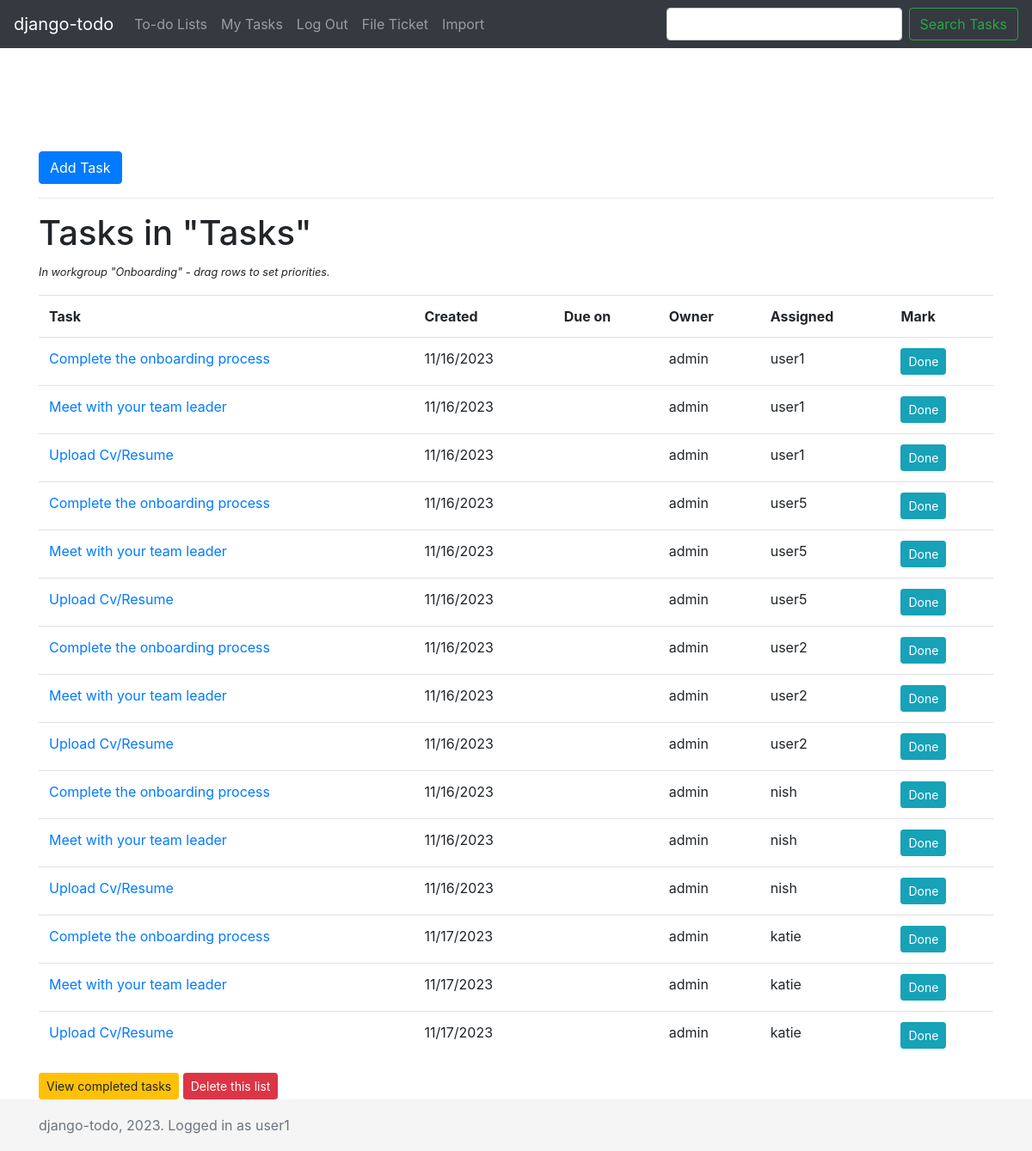
Page /todo/1/Onboarding/ (signed in) on the committed database.
### todo/models.py (models this page shows, shortened)
class TaskList(models.Model):
    name = models.CharField(max_length=60)
    slug = models.SlugField(default="")
    group = models.ForeignKey(Group, on_delete=models.CASCADE)
    class Meta:
        ordering = ["name"]
        verbose_name_plural = "Task Lists"
        unique_together = ("group", "slug")

class Task(models.Model):
    title = models.CharField(max_length=140)
    task_list = models.ForeignKey(TaskList, on_delete=models.CASCADE, null=True)
    created_date = models.DateField(default=timezone.now, blank=True, null=True)
    due_date = models.DateField(blank=True, null=True)
    completed = models.BooleanField(default=False)
    completed_date = models.DateField(blank=True, null=True)
    created_by = models.ForeignKey(
        settings.AUTH_USER_MODEL,
        null=True,
        blank=True,
        related_name="todo_created_by",
        on_delete=models.CASCADE,
    )
    assigned_to = models.ForeignKey(
        settings.AUTH_USER_MODEL,
        blank=True,
        null=True,
        related_name="todo_assigned_to",
        on_delete=models.CASCADE,
    )
    note = models.TextField(blank=True, null=True)
    priority = models.PositiveIntegerField(blank=True, null=True)
    def overdue_status(self):
        if self.due_date and datetime.date.today() > self.due_date:
            return True
    class Meta:
        ordering = ["priority", "created_date"]

### todo/views/list_detail.py (the view)
# urls.py: path("<int:list_id>/<str:list_slug>/", views.list_detail, name="list_detail"),
@login_required
def list_detail(request, list_id=None, list_slug=None, view_completed=False) -> HttpResponse:
    task_list = None
    form = None
    if list_slug == "mine":
        tasks = Task.objects.filter(assigned_to=request.user)
    else:
        task_list = get_object_or_404(TaskList, id=list_id)
        if task_list.group not in request.user.groups.all() and not request.user.is_superuser:
            raise PermissionDenied
        tasks = Task.objects.filter(task_list=task_list.id)
    if view_completed:
        tasks = tasks.filter(completed=True)
    else:
        tasks = tasks.filter(completed=False)
    if request.POST.getlist("add_edit_task"):
        form = AddEditTaskForm(
            request.user,
            request.POST,
            initial={"assigned_to": request.user.id, "priority": 999, "task_list": task_list},
        )
        if form.is_valid():
            new_task = form.save(commit=False)
            new_task.created_by = request.user
            new_task.note = bleach.clean(form.cleaned_data["note"], strip=True)
            form.save()
            if (
                "notify" in request.POST
                and new_task.assigned_to
                and new_task.assigned_to != request.user
            ):
                send_notify_mail(new_task)
            messages.success(request, 'New task "{t}" has been added.'.format(t=new_task.title))
            return redirect(request.path)
    else:
        if list_slug not in ["mine", "recent-add", "recent-complete"]:
            form = AddEditTaskForm(
                request.user,
                initial={"assigned_to": request.user.id, "priority": 999, "task_list": task_list},
            )
    context = {
        "list_id": list_id,
        "list_slug": list_slug,
        "task_list": task_list,
        "form": form,
        "tasks": tasks,
        "view_completed": view_completed,
    }
    return render(request, "todo/list_detail.html", context)

### todo/forms.py (shortened to what this page needs)
class AddEditTaskForm(ModelForm):
    def __init__(self, user, *args, **kwargs):
        super().__init__(*args, **kwargs)
        task_list = kwargs.get("initial").get("task_list")
        members = task_list.group.user_set.all()
        self.fields["assigned_to"].queryset = members
        self.fields["assigned_to"].label_from_instance = lambda obj: "%s (%s)" % (
            obj.get_full_name(),
            obj.username,
        )
        self.fields["assigned_to"].widget.attrs = {
            "id": "id_assigned_to",
            "class": "custom-select mb-3",
            "name": "assigned_to",
        }
        self.fields["task_list"].value = kwargs["initial"]["task_list"].id
    due_date = forms.DateField(widget=forms.DateInput(attrs={"type": "date"}), required=False)
    title = forms.CharField(widget=forms.widgets.TextInput())
    note = forms.CharField(widget=forms.Textarea(), required=False)
    completed = forms.BooleanField(required=False)
    class Meta:
        model = Task
        exclude = []

### todo/templates/todo/list_detail.html (shortened to what this page needs)
{% extends "todo/base.html" %}
{% load static %}
{% block content %}
  {% if list_slug != "mine" %}
    <button class="btn btn-primary" id="AddTaskButton" type="button"
      data-toggle="collapse" data-target="#AddEditTask">Add Task</button>
    <hr />
  {% endif %}
  {% if tasks %}
    {% if list_slug == "mine" %}
      <h1>Tasks assigned to me (in all groups)</h1>
    {% else %}
      <h1>{{ view_completed|yesno:"Completed tasks, Tasks" }} in "{{ task_list.name }}"</h1>
      <p><small><i>In workgroup "{{ task_list.group }}" - drag rows to set priorities.</i></small></p>
    {% endif %}
      <table class="table" id="tasktable">
        <tr class="nodrop">
          <th>Task</th>
          <th>Created</th>
          <th>Due on</th>
          <th>Owner</th>
          <th>Assigned</th>
          <th>Mark</th>
        </tr>
        {% for task in tasks %}
          <tr id="{{ task.id }}">
            <td>
                <a href="{% url 'todo:task_detail' task.id %}">{{ task.title|truncatewords:10 }}</a>
            </td>
            <td>
                {{ task.created_date|date:"m/d/Y" }}
            </td>
            <td>
            </td>
            <td>
              {{ task.created_by }}
            </td>
            <td>
              {% if task.assigned_to %}{{ task.assigned_to }}{% else %}Anyone{% endif %}
            </td>
            <td>
              <form method="post" action="{% url "todo:task_toggle_done" task.id %}" role="form">
                <button class="btn btn-info btn-sm" type="submit" name="toggle_done">
                  {% if view_completed %}
                    Not Done
                  {% else %}
                    Done
                  {% endif %}
                </button>
              </form>
            </td>
          </tr>
        {% endfor %}
      </table>
      {% include 'todo/include/toggle_delete.html' %}
  {% else %}
    <h4>No tasks on this list yet (add one!)</h4>
    {% include 'todo/include/toggle_delete.html' %}
  {% endif %}
{% endblock %}

### todo/templates/base.html (shortened to what this page needs)
{% load static %}
<!doctype html>
<html lang="en">
  <head>
    <link rel="stylesheet" href="https://maxcdn.bootstrapcdn.com/bootstrap/4.0.0/css/bootstrap.min.css">
    <link href="/static/css/sticky-footer-navbar.css" rel="stylesheet">
    {% block extrahead %}{% endblock extrahead %}
  </head>
  <body>
    <header style="margin-bottom:100px">
      <nav class="navbar navbar-expand-md navbar-dark fixed-top bg-dark">
        <a class="navbar-brand" href="/">django-todo</a>
        <div class="collapse navbar-collapse" id="navbarCollapse">
          <ul class="navbar-nav mr-auto">
            {% if user.is_authenticated %}
              <li class="nav-item"><a href="{% url 'todo:lists' %}" class="nav-link">To-do Lists</a></li>
              <li class="nav-item"><a href="{% url 'todo:mine' %}" class="nav-link">My Tasks</a></li>
              <li class="nav-item"><a href="{% url 'todo:logout' %}" class="nav-link">Log Out</a></li>
              <li class="nav-item"><a href="{% url 'todo:external_add' %}" class="nav-link">File Ticket</a></li>
              <li class="nav-item"><a href="{% url 'todo:import_csv' %}" class="nav-link">Import</a></li>
            {% else %}
              {% comment %} <li class="nav-item"><a href="{% url 'login' %}" class="nav-link">Log In</a></li> {% endcomment %}
            {% endif %}
          </ul>
          {% if user.is_authenticated %}
      		  <form class="form-inline mt-2 mt-md-0" action="{% url 'todo:search' %}" method="get" placeholder="Search" aria-label="Search">
              <input type="text" name="q" value="" class="form-control mr-sm-2" id="q">
              <input type="submit" value="Search Tasks" class="btn btn-outline-success my-2 my-sm-0">
            </form>
          {% endif %}
        </div>
      </nav>
    </header>
    <main role="main" class="container" >
      {% block content %}{% endblock %}
    </main>
    <footer class="footer">
      <div class="container">
        <span class="text-muted">
          django-todo, {% now "Y" %}.
          {% if user.is_authenticated %}Logged in as {{ user.username }}{% endif %}</span>
      </div>
    </footer>
  </body>
</html>

### todo/static/todo/css/sticky-footer-navbar.css (style rules this page uses)
html { position: relative; min-height: 100%; }
body { margin-bottom: 60px; }
.footer { position: absolute; bottom: 0; width: 100%; height: 60px; line-height: 60px; background-color: #f5f5f5; }
body > .container { padding: 60px 15px 0; }
.footer > .container { padding-right: 15px; padding-left: 15px; }

### rows in the picture
TaskList: name "Tasks", group "Onboarding"
Task: title "Complete the onboarding process", created_date "11/16/2023", created_by "admin", assigned_to "user1"
Task: title "Meet with your team leader", created_date "11/16/2023", created_by "admin", assigned_to "user1"
Task: title "Upload Cv/Resume", created_date "11/16/2023", created_by "admin", assigned_to "user1"
Task: title "Complete the onboarding process", created_date "11/16/2023", created_by "admin", assigned_to "user5"
Task: title "Meet with your team leader", created_date "11/16/2023", created_by "admin", assigned_to "user5"
Task: title "Upload Cv/Resume", created_date "11/16/2023", created_by "admin", assigned_to "user5"
Task: title "Complete the onboarding process", created_date "11/16/2023", created_by "admin", assigned_to "user2"
Task: title "Meet with your team leader", created_date "11/16/2023", created_by "admin", assigned_to "user2"
Task: title "Upload Cv/Resume", created_date "11/16/2023", created_by "admin", assigned_to "user2"
Task: title "Complete the onboarding process", created_date "11/16/2023", created_by "admin", assigned_to "nish"
Task: title "Meet with your team leader", created_date "11/16/2023", created_by "admin", assigned_to "nish"
Task: title "Upload Cv/Resume", created_date "11/16/2023", created_by "admin", assigned_to "nish"
Task: title "Complete the onboarding process", created_date "11/17/2023", created_by "admin", assigned_to "katie"
Task: title "Meet with your team leader", created_date "11/17/2023", created_by "admin", assigned_to "katie"
Task: title "Upload Cv/Resume", created_date "11/17/2023", created_by "admin", assigned_to "katie"

### other values in the picture
{{ user.username }} "user1"
